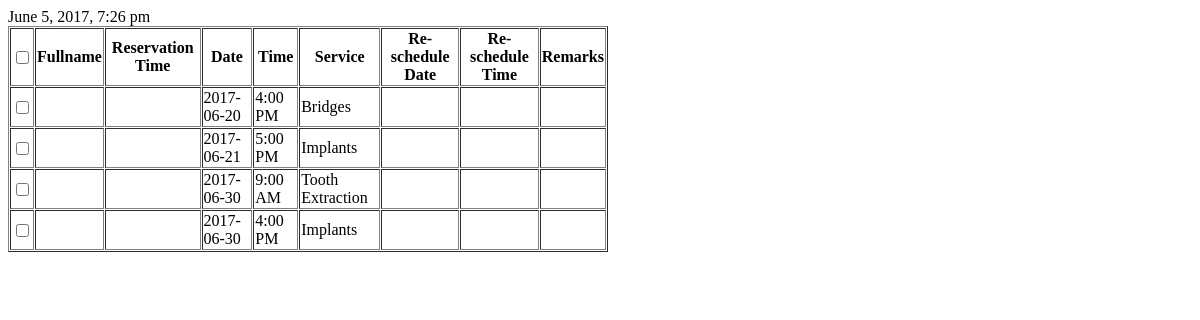
The app's page /display.php, older data.
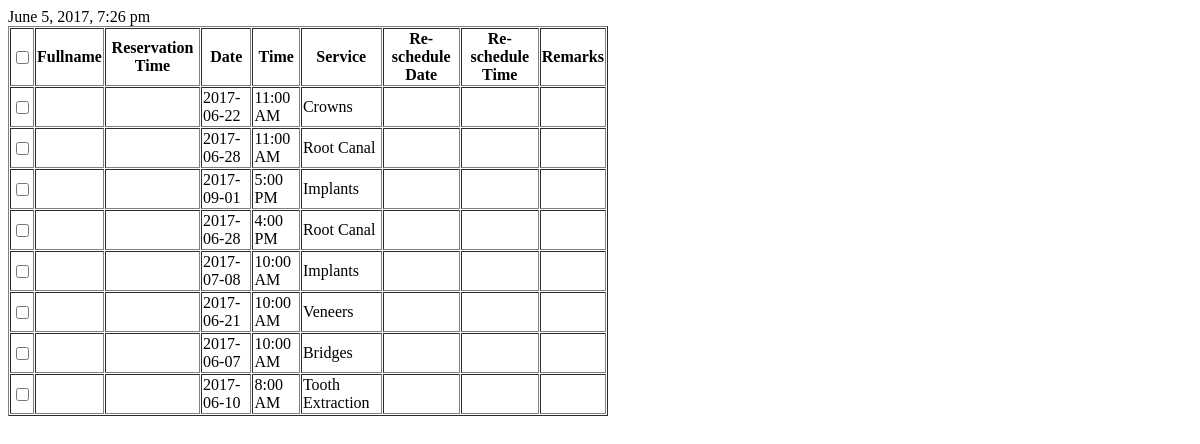
The same page, newer data.
### tables this page shows
CREATE TABLE `appointments` (
  `ID` int(11) NOT NULL,
  `userID` varchar(20) NOT NULL,
  `reservationDateTime` varchar(30) NOT NULL,
  `schedDate` varchar(20) NOT NULL,
  `schedTime` varchar(15) NOT NULL,
  `service` varchar(100) NOT NULL,
  `status` varchar(15) NOT NULL
);

### display.php (the view, shortened to what this page needs)
<?php
	$db = mysqli_connect("127.0.0.1", "root", "", "authentication");
	$sql = "SELECT * FROM appointments";
	$records = mysqli_query($db,$sql);
?>
<html>
<head></head>
<body>
<table width="600" border="1" cellpadding="1" cellspacing="1">
<tr>
<th><input type='checkbox'></th>
<th>Fullname</th>
<th>Reservation Time</th>
<th>Date</th>
<th>Time</th>
<th>Service</th>
<th>Re-schedule Date</th>
<th>Re-schedule Time</th>
<th>Remarks</th>
</tr>
<?php
	while($client=mysqli_fetch_assoc($records)){
		echo "<tr>";
		echo "<td><input type='checkbox'></td>";
		echo "<td>" .$client['fullname']."</td>";
		echo "<td>" .$client['reservationTime']."</td>";
		echo "<td>" .$client['schedDate']."</td>";
		echo "<td>" .$client['schedTime']."</td>";
		echo "<td>" .$client['service']."</td>";
		echo "<td>" .$client['reschedDate']."</td>";
		echo "<td>" .$client['reschedTime']."</td>";
		echo "<td>" .$client['remarks']."</td>";
		echo "</tr>";
	}
?>
</html>

Row changes from the older to the newer data that the page shows:
removed appointments: schedDate "2017-06-20", schedTime "4:00 PM", service "Bridges"
removed appointments: schedDate "2017-06-21", schedTime "5:00 PM", service "Implants"
removed appointments: schedDate "2017-06-30", schedTime "9:00 AM", service "Tooth Extraction"
removed appointments: schedDate "2017-06-30", schedTime "4:00 PM", service "Implants"
added appointments: schedDate "2017-06-22", schedTime "11:00 AM", service "Crowns"
added appointments: schedDate "2017-06-28", schedTime "11:00 AM", service "Root Canal"
added appointments: schedDate "2017-09-01", schedTime "5:00 PM", service "Implants"
added appointments: schedDate "2017-06-28", schedTime "4:00 PM", service "Root Canal"
added appointments: schedDate "2017-07-08", schedTime "10:00 AM", service "Implants"
added appointments: schedDate "2017-06-21", schedTime "10:00 AM", service "Veneers"
added appointments: schedDate "2017-06-07", schedTime "10:00 AM", service "Bridges"
added appointments: schedDate "2017-06-10", schedTime "8:00 AM", service "Tooth Extraction"
